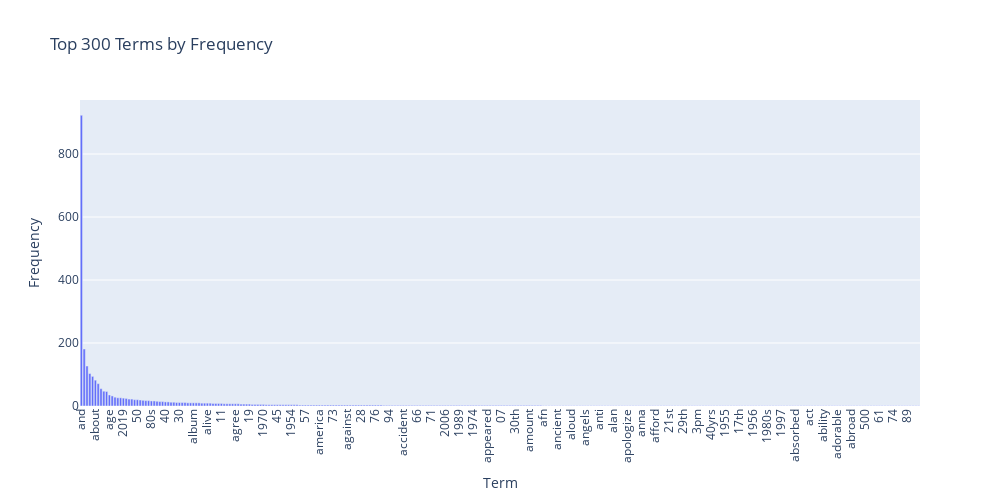

The cell this chart's notebook holds for it:
### Markdown cell above
### >>> **Exercise 14 (take home):** 
Additionally, you can attempt to sort the terms on the `x-axis` by frequency instead of in alphabetical order. This way the visualization is more meaninfgul and you will be able to observe the so called [long tail](https://en.wikipedia.org/wiki/Long_tail) (get familiar with this term since it will appear a lot in data mining and other statistics courses). see picture below

![alt txt](https://upload.wikimedia.org/wikipedia/commons/thumb/8/8a/Long_tail.svg/1000px-Long_tail.svg.png)

### Code cell
# Answer here
# Create a DataFrame for the top 300 terms
top_terms_df = pd.DataFrame({
    'Term': count_vect.get_feature_names_out()[:300],
    'Frequency': term_frequencies[:300]
})

# Sort the DataFrame by Frequency in descending order
top_terms_df = top_terms_df.sort_values(by='Frequency', ascending=False)

# Create a bar plot using Plotly
fig = px.bar(top_terms_df, x='Term', y='Frequency', title='Top 300 Terms by Frequency')
fig.update_layout(xaxis_tickangle=-90, width=1000, height=500)
fig.show()

### Figure 1 — Plotly figure (JSON) as saved in the notebook; plotly's stock layout.template omitted (floating-point values rounded to 4 significant figures; data arrays with more than 128 entries replaced by an {"elided": "..."} marker saying what was removed)
{"data": [{"alignmentgroup": "True", "hovertemplate": "Term=%{x}<br>Frequency=%{y}<extra></extra>", "legendgroup": "", "marker": {"color": "#636efa", "pattern": {"shape": ""}}, "name": "", "offsetgroup": "", "orientation": "v", "showlegend": false, "textposition": "auto", "type": "bar", "x": {"elided": "300 str values"}, "xaxis": "x", "y": {"elided": "300 int values"}, "yaxis": "y"}], "layout": {"barmode": "relative", "height": 500, "legend": {"tracegroupgap": 0}, "title": {"text": "Top 300 Terms by Frequency"}, "width": 1000, "xaxis": {"anchor": "y", "domain": [0, 1], "tickangle": -90, "title": {"text": "Term"}}, "yaxis": {"anchor": "x", "domain": [0, 1], "title": {"text": "Frequency"}}}}
